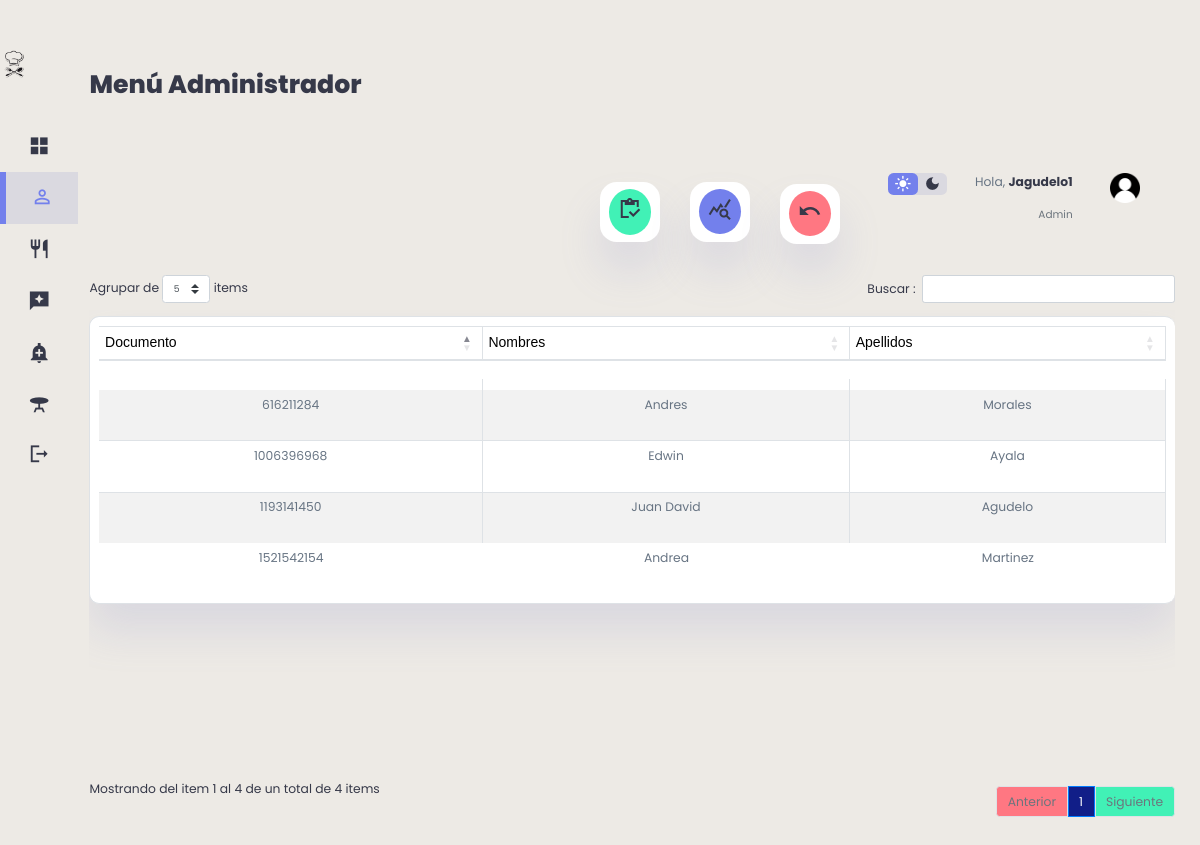
/clientes/nombres.php (signed in), run on the app's committed database.
### tables this page shows
CREATE TABLE `clientes` (
  `id_cliente` int(11) NOT NULL,
  `Documento` int(11) NOT NULL,
  `Nombres` varchar(100) DEFAULT NULL,
  `Apellidos` varchar(100) DEFAULT NULL,
  `Correo_Electronico` varchar(300) DEFAULT NULL,
  `Celular` varchar(11) NOT NULL,
  `Fecha` date DEFAULT NULL,
  `Usuario` varchar(100) DEFAULT NULL,
  `Contrasena` varchar(400) DEFAULT NULL,
  `Foto` mediumblob DEFAULT NULL,
  `id_rol` int(11) NOT NULL DEFAULT 2
);

### clientes/nombres.php (the view, shortened to what this page needs)
<?php
    include("../db/conexion.php");
    $datos= "SELECT * FROM clientes";
?>
<!DOCTYPE html>
<html lang="en">
<head>
    <link rel="stylesheet" href="https://cdnjs.cloudflare.com/ajax/libs/twitter-bootstrap/4.1.3/css/bootstrap.css">
    <link rel="stylesheet" href="https://cdn.datatables.net/1.10.20/css/dataTables.bootstrap4.min.css">
    <link href="https://cdnjs.cloudflare.com/ajax/libs/font-awesome/5.13.0/css/all.min.css" rel="stylesheet">
    <link rel="stylesheet"a href="../clientes/stylec.css">
</head>
<body>
<div class="content">
<div class="container1">
    <aside>
        <div class="top1">
            <div class="logo">
                <img src="./imag/icon.png">
            </div>
        </div>
        <div class="sidebar">
            <a href="../admin/admin.php">
                    <span class="material-icons-sharp">grid_view</span>
            </a>
            <a href="../clientes/clientes.php"  class="active">
                <span class="material-icons-sharp">person_outline</span>
            </a>
            <a href="../platillos/platillos.php">
                    <span class="material-icons-sharp">restaurant</span>
               </a>
            <a href="../resenas/resenas.php">
                <span class="material-icons-sharp">reviews</span>
            </a>
            <a href="../ventas/ventas.php">
                    <span class="material-icons-sharp">add_alert</span>
                </a>
                <a href="../mesas/mesa.php">
                    <span class="material-icons-sharp">table_bar</span>
                </a>
            <a href="../view/cerrar_sesion.php">
                <span class="material-icons-sharp">logout</span>
            </a>
        </div>
    </aside>
    <main>
    <h1>Menú Administrador</h1>
        <br>
        <div class="recent-orders">
            <h2>Clientes</h2>
            <table id="tablax" border="0" cellspacing="5" cellpadding="5" class="table table-striped table-bordered" style="width:100%">
            <div class="container2" style="margin-top: 10px;padding: 5px">
                <thead>
                            <tr>
                                <td> <font face="Arial">Documento</font> </td>
                                <td> <font face="Arial">Nombres</font> </td>
                                <td> <font face="Arial">Apellidos</font> </td>
                            </tr>
                </thead>
            </div>
                <tbody>
                            <?php foreach ($conexion -> query($datos) as $row) {
                        ?>
                                <tr>
                                    <td><p><?php echo $row['Documento'] ?></p></td>
                                    <td><p><?php echo $row['Nombres'] ?></p></td>
                                    <td><p><?php echo $row['Apellidos'] ?></p></td>
                                </tr>
                        <?php
                        }
                    ?>
                </tbody>
        </table>
        </div>
    </main>
    <div class="right">
        <div class="top">
            <div class="theme-toggler">
                <span class="material-icons-sharp active">light_mode</span>
                <span class="material-icons-sharp">dark_mode</span>
            </div>
            <div class="profile">
                <div class="info">
                <p>Hola, <b><?php echo $_SESSION['usuario']; ?></b></p>
                    <small class="text-muted">Admin</small>
                </div>
                <div class="profile-photo">
                    <img src="./imag/user.png">
                </div>
            </div>
        </div>
        <div class="sales-analytics">
            <div class="item customers">
                <div class="icon">
                    <a href="../reportesnom/index.php"> <span class="material-icons-sharp">inventory</span> </a>
                </div>
                <div class="right">
                </div>
            </div>
            <div class="item online">
                <div class="icon">
                    <a href="#"><span class="material-icons-sharp">query_stats</span></a>
                </div>
                <div class="right">
                </div>
            </div>
            <div class="item offline">
                <div class="icon">
                    <a href="../clientes/clientes.php"><span class="material-icons-sharp">undo</span></a>
                </div>
                <div class="right">
                </div>
            </div>
        </div>
    </div>
</div>
</div>
</body>
</html>

### data on the page
clientes: Documento "1521542154", Nombres "Andrea", Apellidos "Martinez"
clientes: Documento "1193141450", Nombres "Juan David", Apellidos "Agudelo"
clientes: Documento "616211284", Nombres "Andres", Apellidos "Morales"
clientes: Documento "1006396968", Nombres "Edwin", Apellidos "Ayala"

### other printed values
$_SESSION['usuario'] "Jagudelo1"
